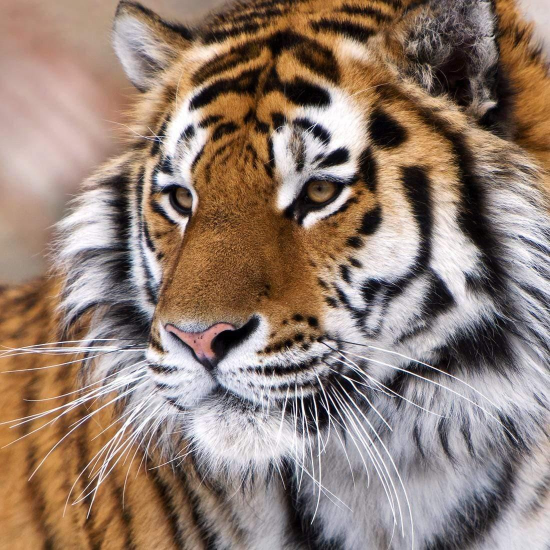
#> input picture tiger.jpg, 1100 x 1100 px (shown at 1/2 size)
$ python forward.py
#> lines starting #> are read from the running program, lines starting #| are printed output that depends on the picture; long printed decimals are rounded
#%%
import numpy as np
import cv2
import matplotlib.pyplot as plt
import scipy.sparse.linalg as linalg
import scipy

# [24 lines left out: function find_POI, not called in this run]

class Model():
    def __init__(self, H, W) -> None:
        self.H = H
        self.W = W

        # Initializations

    # [10 lines left out: function motion_blur_H, not called in this run]

    def avg_blur_H(self):
        vec_dim = self.H*self.W

        test_vec = np.zeros(vec_dim)

        K = []

        for i in range(self.H*self.W):
            test_vec[i] = 1
            test_img = test_vec.reshape(self.H, self.W)
            output_img = self.avg_blur(test_img)
            sparse_output = scipy.sparse.csc_matrix(output_img.reshape(-1, 1))
            K.append(sparse_output)
            test_vec[i] = 0

        K = scipy.sparse.hstack(K)

        self.ab_H = K

        return K

    # [19 lines left out: function gaussian_blur_H, not called in this run]

    def cvt_grayscale(self, img):
        # Perform gray scaling
        img = 0.2989*img[..., 0] + 0.5870*img[..., 1] + 0.1140*img[..., 2]

        return img

    # [10 lines left out: function motion_blur, not called in this run]

    def avg_blur(self, img):
        # [6 lines of commented-out code are left out]

        img = cv2.blur(img, (5, 5), cv2.BORDER_DEFAULT)

        return img

    # [6 lines left out: function gaussian_blur, not called in this run]

    def nonlinear_blur(self, img):

        return img**(1/2)

    # [38 lines left out: function prior, not called in this run]

    def PSNR(self, img1, img2):
        mse = np.mean((img1 - img2)**2)

        PSNR = -np.log10(mse)

        return PSNR

#%%
filename = 'tiger.jpg'
img = cv2.imread(filename)
#> img is the input picture: shape (1100, 1100, 3); mean B, G, R 113.2, 125.3, 146
img = cv2.cvtColor(img, cv2.COLOR_BGR2RGB)
img = img/255.

# Resize image to be 100 by 100 pixels
img = cv2.resize(img, (100, 100), interpolation = cv2.INTER_AREA)
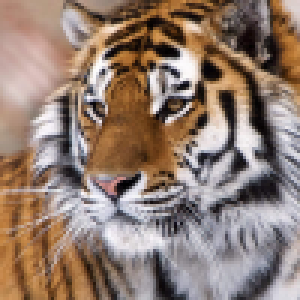
#> img: shape (100, 100, 3) float64 (shown 3 times larger); mean R, G, B 0.572, 0.491, 0.444

# Instantiate model class
model = Model(img.shape[0], img.shape[1])

# Convert image to grayscale so there's only 1 channel
img = model.cvt_grayscale(img)
#> in cvt_grayscale, `img = 0.2989*img[..., 0] + 0.5870*img[..., 1] + 0.1140*img[..., 2]`:
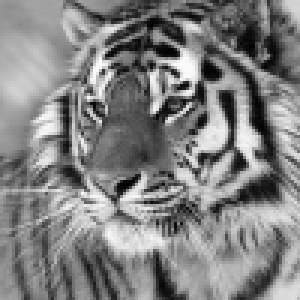
#> img: shape (100, 100) float64 (shown 3 times larger); min 0.00284, max 0.996, mean 0.51

# Perform average blurring
obs_img = model.avg_blur(img)
#> in avg_blur, `img = cv2.blur(img, (5, 5), cv2.BORDER_DEFAULT)`:
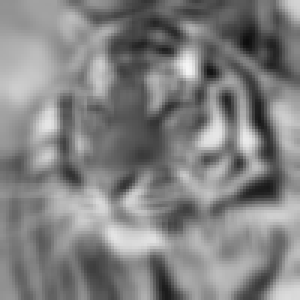
#> img: shape (100, 100) float64 (shown 3 times larger); min 0.0525, max 0.964, mean 0.51
H_avg_blur = model.avg_blur_H()     # and get the H matrix

#%% Solving inverse problem using pseudoinverse

pred_img = linalg.spsolve(H_avg_blur, obs_img.flatten())
#> pred_img = 10000 values, max 0.996 at index 2232, min 0.00284 at index 6141, mean 0.51
pred_img = pred_img.reshape(img.shape)  # The predicted input

#%% Plotting
fig, (ax1, ax2, ax3, ax4) = plt.subplots(4, figsize=(15, 15))
ax1.imshow(img, cmap='gray')    # Original img
ax2.imshow(obs_img, cmap='gray')    # Blurred image
ax3.imshow(pred_img, cmap='gray')   # Inverse problem from blurred image
ax4.imshow(model.avg_blur(pred_img), cmap='gray')
plt.show()
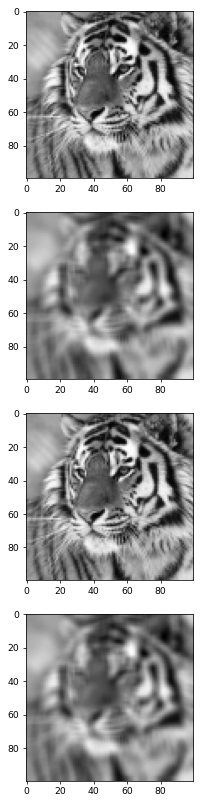
#> figure drawn by matplotlib, 4 panels

print('PSNR', model.PSNR(img, pred_img))
#> in PSNR, `mse = np.mean((img1 - img2)**2)`: mse = 1.2e-25
#> in PSNR, `PSNR = -np.log10(mse)`: PSNR = 24.92
#| PSNR 24.922
# %%
